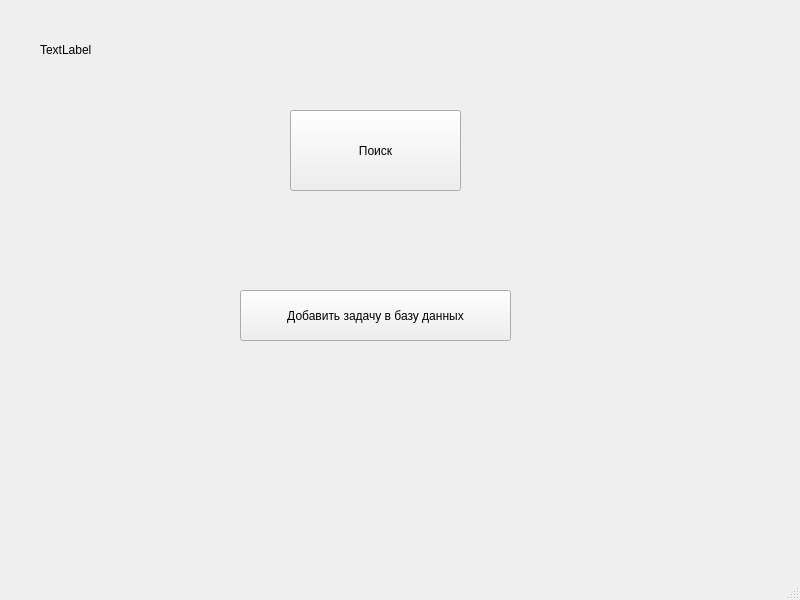
<?xml version="1.0" encoding="UTF-8"?>
<ui version="4.0">
 <class>MainWindow</class>
 <widget class="QMainWindow" name="MainWindow">
  <property name="geometry">
   <rect>
    <x>0</x>
    <y>0</y>
    <width>800</width>
    <height>600</height>
   </rect>
  </property>
  <property name="windowTitle">
   <string>MainWindow</string>
  </property>
  <widget class="QWidget" name="centralwidget">
   <widget class="QLabel" name="label">
    <property name="geometry">
     <rect>
      <x>40</x>
      <y>40</y>
      <width>64</width>
      <height>19</height>
     </rect>
    </property>
    <property name="text">
     <string>TextLabel</string>
    </property>
   </widget>
   <widget class="QPushButton" name="pushButton">
    <property name="geometry">
     <rect>
      <x>290</x>
      <y>110</y>
      <width>171</width>
      <height>81</height>
     </rect>
    </property>
    <property name="text">
     <string>Поиск</string>
    </property>
   </widget>
   <widget class="QPushButton" name="pushButton_2">
    <property name="geometry">
     <rect>
      <x>240</x>
      <y>290</y>
      <width>271</width>
      <height>51</height>
     </rect>
    </property>
    <property name="text">
     <string>Добавить задачу в базу данных</string>
    </property>
   </widget>
  </widget>
  <widget class="QMenuBar" name="menubar">
   <property name="geometry">
    <rect>
     <x>0</x>
     <y>0</y>
     <width>800</width>
     <height>28</height>
    </rect>
   </property>
  </widget>
  <widget class="QStatusBar" name="statusbar"/>
 </widget>
 <resources/>
 <connections/>
</ui>
